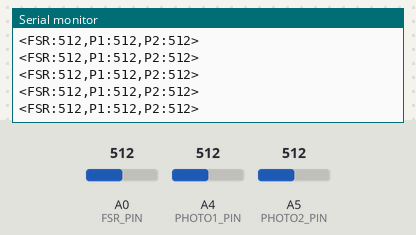
A sketch run on a simulated Arduino Uno, built with avr-gcc and run on an emulated ATmega328P. Parts: the last lines printed to the serial monitor. The inputs (shaded band) are chosen by the test bench; at power-on: A0 (FSR_PIN) = 512, A4 (PHOTO1_PIN) = 512, A5 (PHOTO2_PIN) = 512.

Above: at 1.2 s.
1.3 s: A0 (FSR_PIN) set to 107
At 2.3 s:
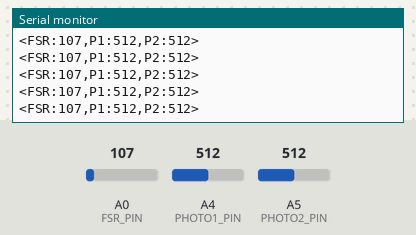
4.3 s: A0 (FSR_PIN) set to 95
At 5.0 s:
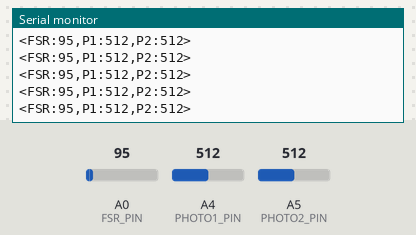
7.3 s: A4 (PHOTO1_PIN) set to 105
At 8.1 s:
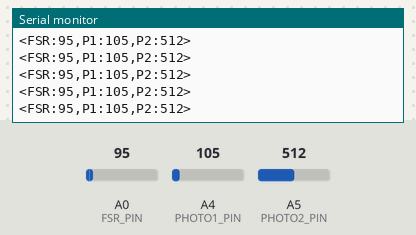
10.3 s: A4 (PHOTO1_PIN) set to 91
At 11.4 s:
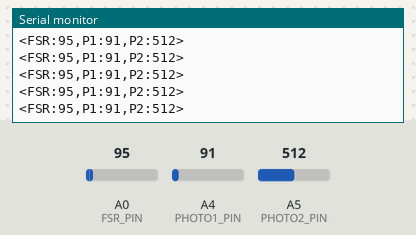
11.8 s: A5 (PHOTO2_PIN) set to 107
At 12.6 s:
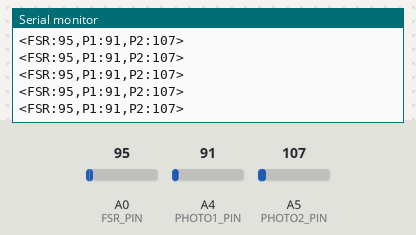
13.3 s: A5 (PHOTO2_PIN) set to 94
At 14.2 s:
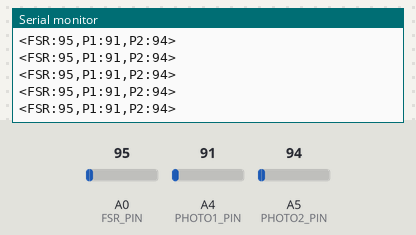
Timing chart, 0 to 15.8 s (numbered marks = the images above; inputs shaded):
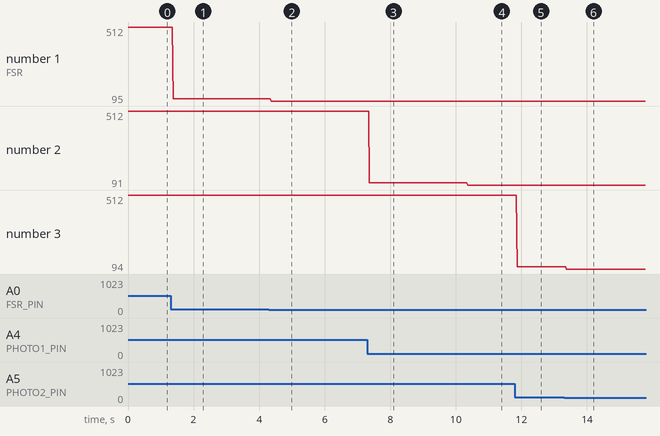

Measured:
- after the input at 1.3 s, the serial monitor: prints a new line after 0.08 s (image 1)
- after the input at 4.3 s, the serial monitor: prints a new line after 0.07 s (image 2)
- after the input at 7.3 s, the serial monitor: prints a new line after 0.06 s (image 3)
- after the input at 10.3 s, the serial monitor: prints a new line after 0.06 s (image 4)
- after the input at 11.8 s, the serial monitor: prints a new line after 0.07 s (image 5)
- after the input at 13.3 s, the serial monitor: prints a new line after 0.07 s (image 6)
- plotted number 1: 512 → 107 after the input at 1.3 s, 107 → 95 after the input at 4.3 s
- plotted number 2: 512 → 105 after the input at 7.3 s, 105 → 91 after the input at 10.3 s

The sketch:

serial_communication.ino
```cpp
// A0 : FSR
// A4 : Photocell 1
// A5 : Photocell 2

const uint8_t FSR_PIN    = A0;
const uint8_t PHOTO1_PIN = A4;
const uint8_t PHOTO2_PIN = A5;

void setup() {
  Serial.begin(9600);
}

void loop() {
  int fsr   = analogRead(FSR_PIN);
  int photo1 = analogRead(PHOTO1_PIN);
  int photo2 = analogRead(PHOTO2_PIN);

  Serial.print('<');
  Serial.print("FSR:"); Serial.print(fsr); Serial.print(',');
  Serial.print("P1:");  Serial.print(photo1); Serial.print(',');
  Serial.print("P2:");  Serial.print(photo2);
  Serial.println('>');

  delay(10);
}
```
